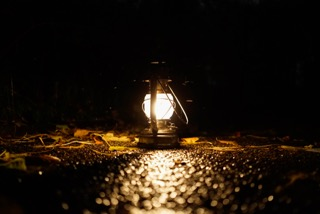
#> input picture Python/Billleder/20241119-_RVB1178 – lille.jpeg, 320 x 214 px
$ python mainMatricsEdge.py
#> lines starting #> are read from the running program, lines starting #| are printed output that depends on the picture
import numpy as np
from PIL import Image
import cv2

imageTestLille = 'Billleder/20241119-_RVB1178 – lille.jpeg'
#imageTestMellem = 'Billleder/20241119-_RVB1178 – mellem.jpeg'
#imageTestStor = 'Billleder/20241119-_RVB1178 – stor.jpeg'

img = Image.open(imageTestLille)
#> img is the input picture: PIL image 320x214 RGB; mean R, G, B 31.5, 21.9, 13
im = cv2.imread(imageTestLille)
pixel_map = img.load()

# Sørger for at billedet er loaded korrekt
if img is None or im is None:
    raise ValueError("Image not loaded correctly")

# Definerer en 3x3 kantdetektion konvolutionsmatrix
convolutionMatrix = np.array([
    [1, 1, 1],
    [1, -8, 1],
    [1, 1, 1]
])

# Laver et nyt billede til at gemme resultatet
result_img = Image.new("RGB", img.size)
#> result_img: PIL image 320x214 RGB; every value is 0
result_pixel_map = result_img.load()

# Loop gennem billedet med justerede intervaller for at undgå out-of-bounds fejl
for x in range(1, img.width - 1):
    for y in range(1, img.height - 1):
        rTotal = 0
        gTotal = 0
        bTotal = 0
        for i in range(3):
            for j in range(3):
                loopCordsx = x + i - 1
                loopCordsy = y + j - 1
                r, g, b = img.getpixel((loopCordsx, loopCordsy))
                rTotal += r * convolutionMatrix[i][j]
                gTotal += g * convolutionMatrix[i][j]
                bTotal += b * convolutionMatrix[i][j]

        # Holder værdierne mellem 0 og 255
        rTotal = max(0, min(255, rTotal))
        gTotal = max(0, min(255, gTotal))
        bTotal = max(0, min(255, bTotal))

        result_pixel_map[x, y] = (int(rTotal), int(gTotal), int(bTotal))

# Viser resultatbilledet
result_img.show()
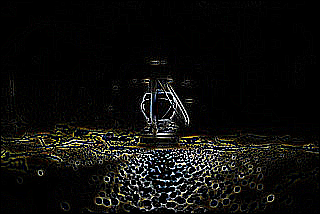
#> shown: PIL image 320x214 RGB; mean R, G, B 15, 14.8, 12.9

$ run again, with Python/Billleder/ForsideSRP.jpeg copied over Python/Billleder/20241119-_RVB1178 – lille.jpeg
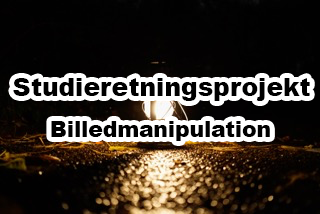
#> input picture Python/Billleder/ForsideSRP.jpeg, 320 x 214 px
#> img is the input picture: PIL image 320x214 RGB; mean R, G, B 57.4, 50, 42.9
#> result_img: PIL image 320x214 RGB; every value is 0
#> `result_img.show()`:
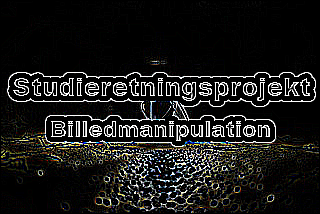
#> shown: PIL image 320x214 RGB; mean R, G, B 27, 26.9, 25.7
